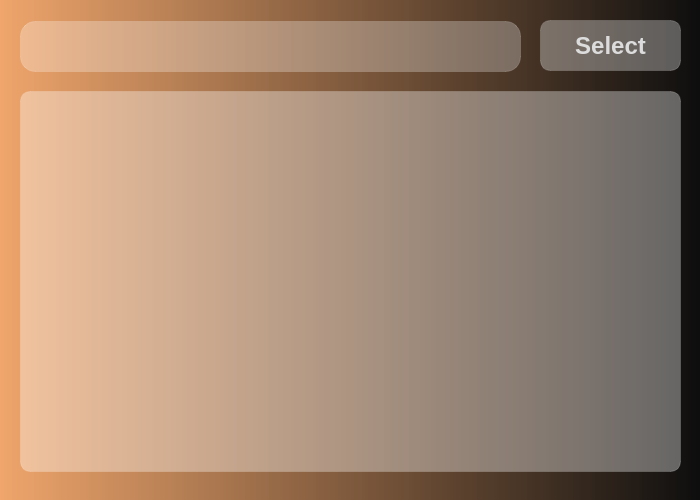
<?xml version="1.0" encoding="UTF-8"?>
<ui version="4.0">
 <class>MainWindow</class>
 <widget class="QMainWindow" name="MainWindow">
  <property name="geometry">
   <rect>
    <x>0</x>
    <y>0</y>
    <width>700</width>
    <height>500</height>
   </rect>
  </property>
  <property name="minimumSize">
   <size>
    <width>700</width>
    <height>500</height>
   </size>
  </property>
  <property name="maximumSize">
   <size>
    <width>700</width>
    <height>500</height>
   </size>
  </property>
  <property name="windowTitle">
   <string>Warthog Network</string>
  </property>
  <property name="styleSheet">
   <string notr="true"/>
  </property>
  <widget class="QWidget" name="centralwidget">
   <property name="styleSheet">
    <string notr="true">background-color: qlineargradient(spread:pad, x1:0, y1:0, x2:1, y2:0, stop:0 rgba(0, 0, 0, 156), stop:0.00 rgba(240, 150, 80, 210), stop:0.9999 rgba(0, 0, 0, 240), stop:1 rgba(0, 0, 0, 0));
</string>
   </property>
   <widget class="QPushButton" name="select_button">
    <property name="geometry">
     <rect>
      <x>540</x>
      <y>20</y>
      <width>141</width>
      <height>51</height>
     </rect>
    </property>
    <property name="styleSheet">
     <string notr="true">QPushButton{
border-radius: 10px;
font-size: 24px;
background-color: rgba(255,255,255,80);
border: 1px solid rgba(255,255,255,40);
font-weight: bold;
color: #DCDCDC;
}
QPushButton:hover{
background-color: rgba(255,255,255,60);
}
</string>
    </property>
    <property name="text">
     <string>Select</string>
    </property>
   </widget>
   <widget class="QLineEdit" name="input_text">
    <property name="geometry">
     <rect>
      <x>20</x>
      <y>21</y>
      <width>501</width>
      <height>51</height>
     </rect>
    </property>
    <property name="styleSheet">
     <string notr="true">border-radius: 15px;
font-size: 24px;
background-color: rgba(255,255,255,70);
border: 1px solid rgba(255,255,255,40);
color:black;</string>
    </property>
   </widget>
   <widget class="QListWidget" name="items">
    <property name="geometry">
     <rect>
      <x>20</x>
      <y>91</y>
      <width>661</width>
      <height>381</height>
     </rect>
    </property>
    <property name="styleSheet">
     <string notr="true">border-radius: 10px;
background-color: rgba(255,255,255,90);
border: 1px solid rgba(255,255,255,40);
color:black;
</string>
    </property>
   </widget>
  </widget>
 </widget>
 <resources/>
 <connections/>
</ui>
